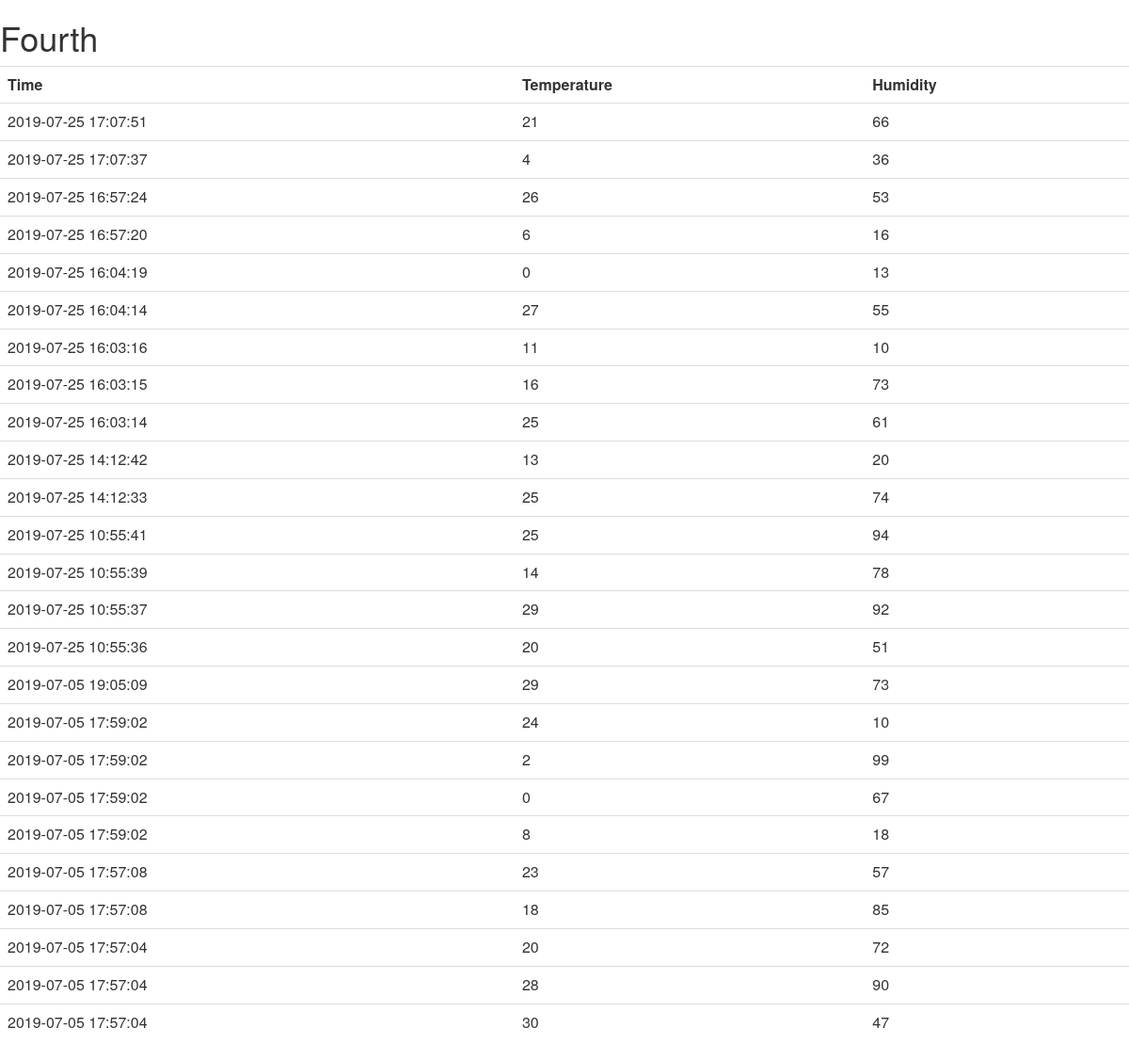
The page /devices/Fourth on the database its author committed.
### tables this page shows
CREATE TABLE nodes(id INTEGER PRIMARY KEY AUTOINCREMENT, name TEXT);

CREATE TABLE readings(id INTEGER, nodeid INTEGER, datetime TEXT, temperature NUMERIC, humidity NUMERIC, FOREIGN KEY (nodeid) REFERENCES nodes(id));

### app.py (the view)
@app.route("/devices/<name>")
def getDevice(name):
	conn=sqlite3.connect('sensors.db')
	conn.row_factory = dict_factory
	c=conn.cursor()
	c.execute("""SELECT nodes.id FROM nodes WHERE nodes.name = (?) LIMIT 1""", (name,))
	nid = c.fetchall()
	devID = nid[0]['id']
	c.execute("""SELECT readings.datetime, readings.temperature,
			 readings.humidity FROM readings WHERE readings.nodeid = (?) ORDER BY readings.datetime desc""", (devID,))
	readings = c.fetchall()
	return render_template('devices.html', readings = readings, name = name)

### app.py (called while the page is built)
def dict_factory(cursor, row):
    d = {}
    for idx, col in enumerate(cursor.description):
        d[col[0]] = row[idx]
    return d

### templates/devices.html
{% extends "main.html" %}
{% block content %}
<h1>{{name}}</h1>
<table class="table table-hover">
          <tr>
          <th>Time</th>
          <th>Temperature</th>
          <th>Humidity</th>
          </tr>
          {% for entry in readings %}
                 <tr>
                 <td>{{entry.datetime}}</td>
                 <td>{{entry.temperature}}</td>
                 <td>{{entry.humidity}}</td>
		 </tr>
  	  {%endfor%}
 </table>
{% endblock %}

### rows shown on the page
nodes: name "Fourth"
readings: datetime "2019-07-25 17:07:51", temperature "21", humidity "66"
readings: datetime "2019-07-25 17:07:37", temperature "4", humidity "36"
readings: datetime "2019-07-25 16:57:24", temperature "26", humidity "53"
readings: datetime "2019-07-25 16:57:20", temperature "6", humidity "16"
readings: datetime "2019-07-25 16:04:19", temperature "0", humidity "13"
readings: datetime "2019-07-25 16:04:14", temperature "27", humidity "55"
readings: datetime "2019-07-25 16:03:16", temperature "11", humidity "10"
readings: datetime "2019-07-25 16:03:15", temperature "16", humidity "73"
readings: datetime "2019-07-25 16:03:14", temperature "25", humidity "61"
readings: datetime "2019-07-25 14:12:42", temperature "13", humidity "20"
readings: datetime "2019-07-25 14:12:33", temperature "25", humidity "74"
readings: datetime "2019-07-25 10:55:41", temperature "25", humidity "94"
readings: datetime "2019-07-25 10:55:39", temperature "14", humidity "78"
readings: datetime "2019-07-25 10:55:37", temperature "29", humidity "92"
readings: datetime "2019-07-25 10:55:36", temperature "20", humidity "51"
readings: datetime "2019-07-05 19:05:09", temperature "29", humidity "73"
readings: datetime "2019-07-05 17:59:02", temperature "24", humidity "10"
readings: datetime "2019-07-05 17:59:02", temperature "2", humidity "99"
readings: datetime "2019-07-05 17:59:02", temperature "0", humidity "67"
readings: datetime "2019-07-05 17:59:02", temperature "8", humidity "18"
readings: datetime "2019-07-05 17:57:08", temperature "23", humidity "57"
readings: datetime "2019-07-05 17:57:08", temperature "18", humidity "85"
readings: datetime "2019-07-05 17:57:04", temperature "20", humidity "72"
readings: datetime "2019-07-05 17:57:04", temperature "28", humidity "90"
readings: datetime "2019-07-05 17:57:04", temperature "30", humidity "47"
